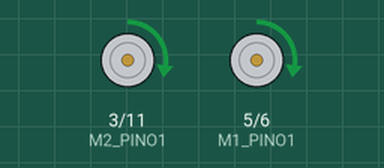
The sketch below on a simulated Arduino Uno, built with avr-gcc and run on an emulated ATmega328P. Shown: motor-driver pin pairs drawn as motors (green arrow = first pin HIGH = forward, orange = second pin HIGH = backward, longer = more drive).

Above: at 1.5 s.
At 4.5 s:
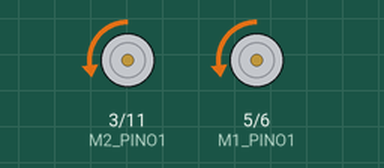
At 7.5 s:
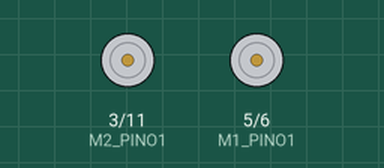
Timing chart, 0 to 11.7 s (numbered marks = the images above):
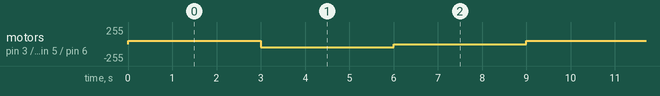

The sketch:

testeMotores.ino
```cpp
#define M1_PINO1 5   //5: amarelo
#define M1_PINO2 6   //6: laranja

#define M2_PINO1 3   //10: verde
#define M2_PINO2 11   //11: azul

class Motor{
  int velocidade = 0;
    int pino1; // horário
    int pino2; // anti-horário

    public:
        void setPinos(int in1, int in2) {
          pino1 = in1;
          pino2 = in2;
          pinMode(pino1, OUTPUT);
          pinMode(pino2, OUTPUT);
        }

        int getPino1()  { return pino1; }
        int getPino2()  { return pino2; }

        void setVelocidade(int v)  { velocidade = v; }
        int getVelocidade()  { return velocidade; }

        // recebem velocidade de 0 a 100 e chamam analogWrite

        void avanca(int v) {
          setVelocidade(map(v, 0, 100, 0, 255));
          digitalWrite(pino2, LOW);
          analogWrite(pino1, velocidade);
        }

        void re(int v) {
          setVelocidade(map(v, 0, 100, 0, 255));
          digitalWrite(pino1, LOW);
          analogWrite(pino2, velocidade);
        }

        void freio() {
          digitalWrite(pino1, LOW);
          digitalWrite(pino2, LOW);
        }
};

  Motor Motor1, Motor2;

void setup() {
  Motor1.setPinos(M1_PINO1, M1_PINO2);
  Motor2.setPinos(M2_PINO1, M2_PINO2);
}

void loop() {

  // os 2 motores para frente a 10% da velocidade
  Motor1.avanca(20);
  Motor2.avanca(20);
  delay(3000);

  // os 2 motores dando ré a 10% da velocidade
  Motor1.re(20);
  Motor2.re(20);
  delay(3000);

  // motores param
  Motor1.freio();
  Motor2.freio();
  delay(3000);

}
```

Measured:
- by itself, motor on pin 3 (M2_PINO1) / pin 11 (M2_PINO2), motor on pin 5 (M1_PINO1) / pin 6 (M1_PINO2): repeats every 9.0 s: backward 51/255 3.0 s, stopped 3.0 s, forward 51/255 3.0 s
